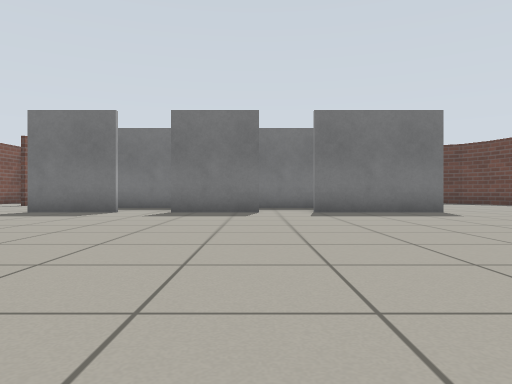
view 1 (above)

21 first-person views from a walk through a world built for the Gazebo simulator. The camera is 0.5 m above the floor, looks level and sees 70° across. The floor is counted in squares, 1 m on a side. Each view is taken from the middle of a square. On the plan, view 1 faces up. The plan holds only what a view shows up to about 9 squares ahead; the rest is blank.

view 2
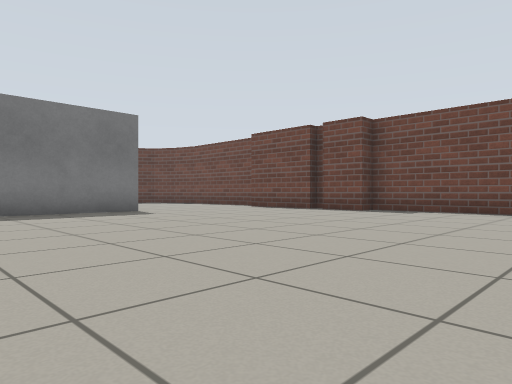

view 3
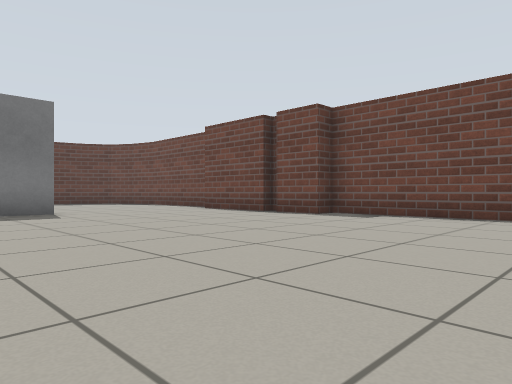

view 4
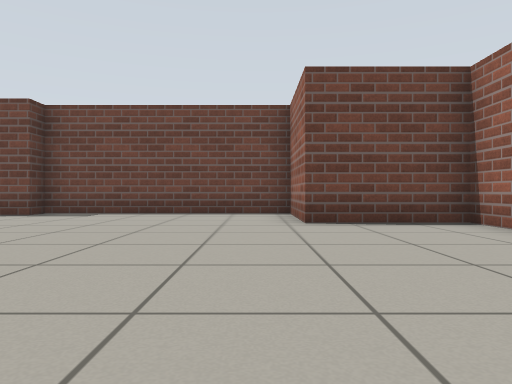

view 5
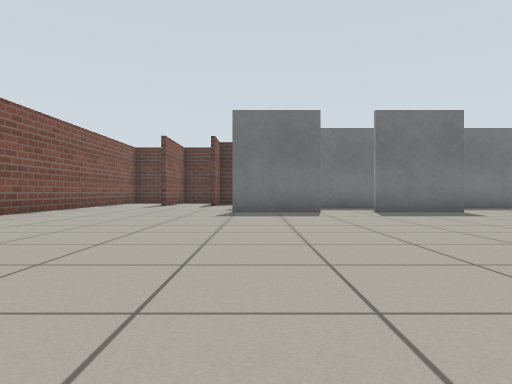

view 6
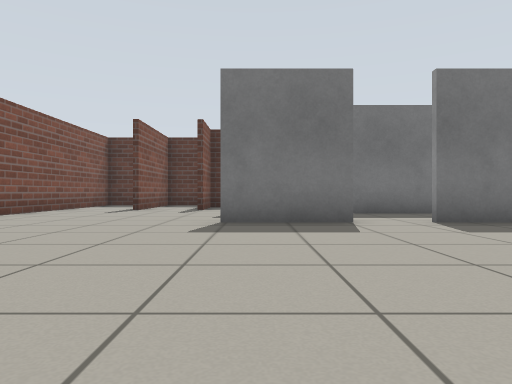

view 7
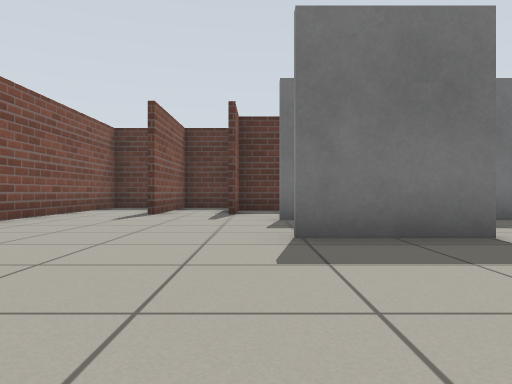

view 8
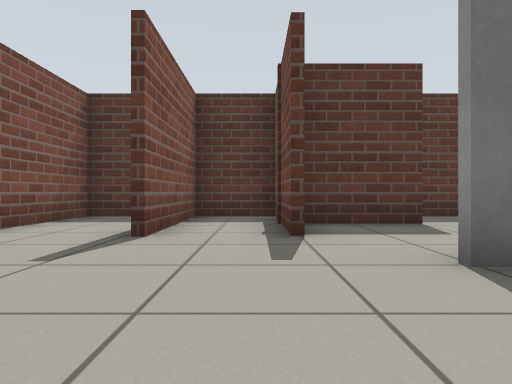

view 9
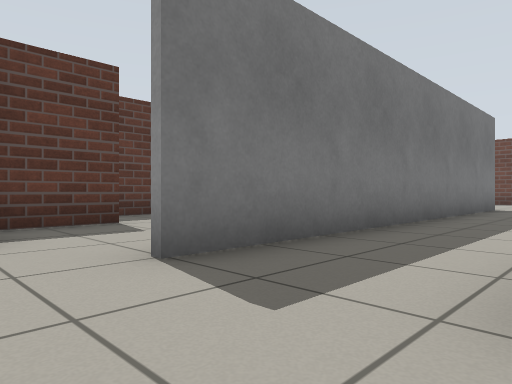

view 10
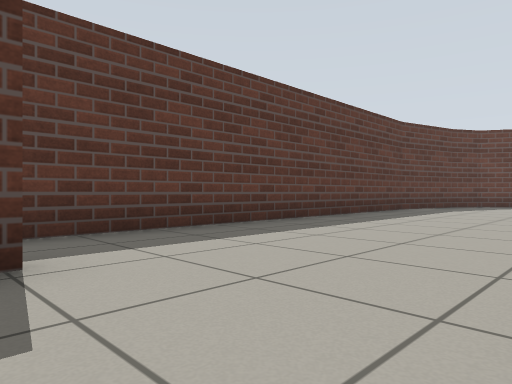

view 11
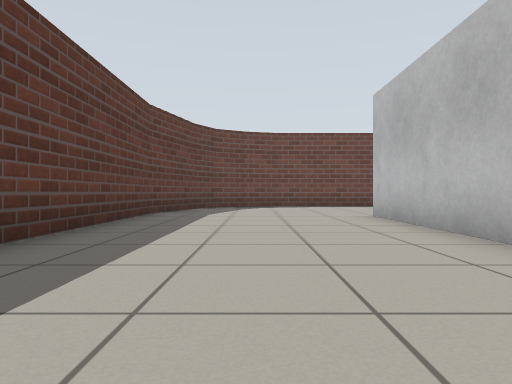

view 12
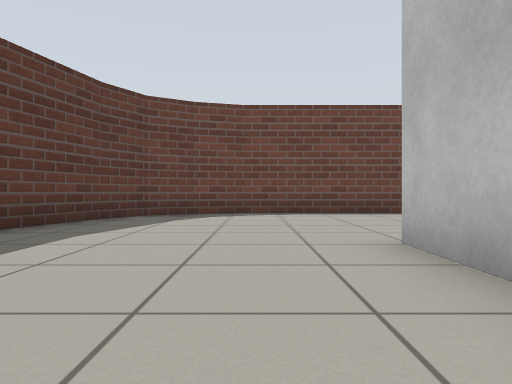

view 13
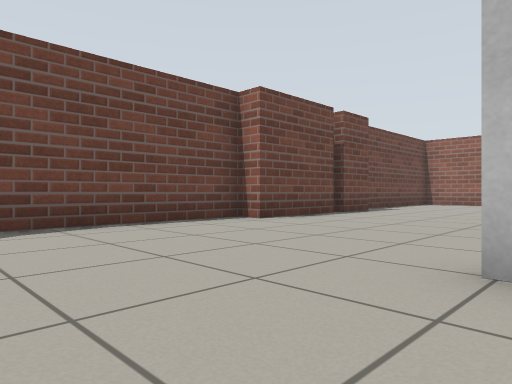

view 14
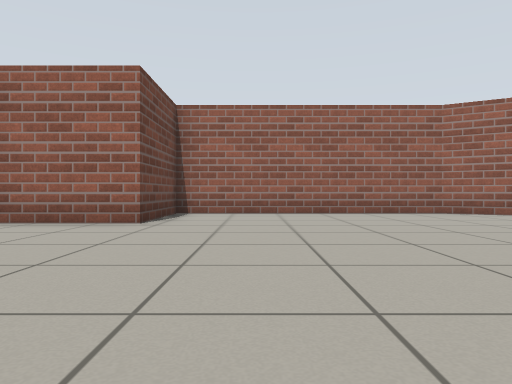

view 15
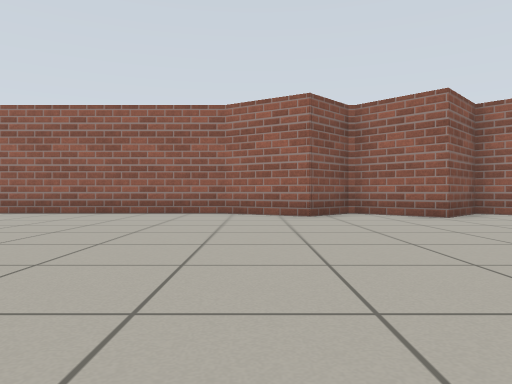

view 16
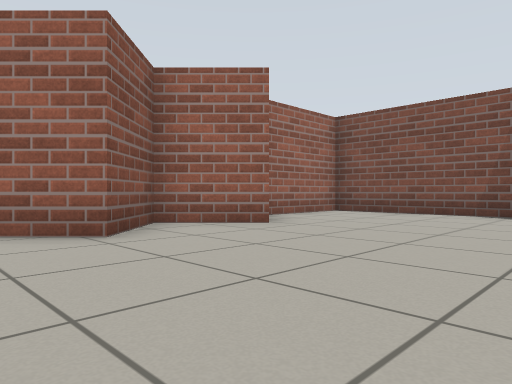

view 17
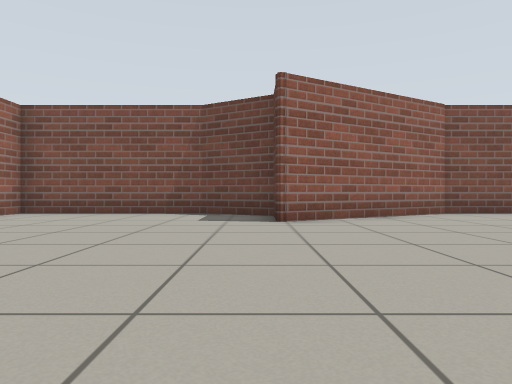

view 18
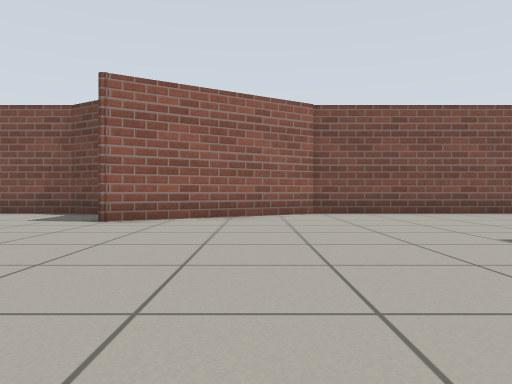

view 19
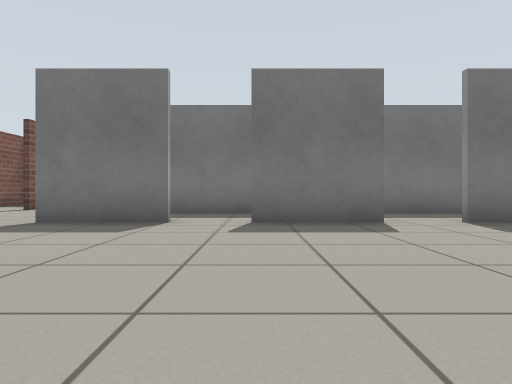

view 20
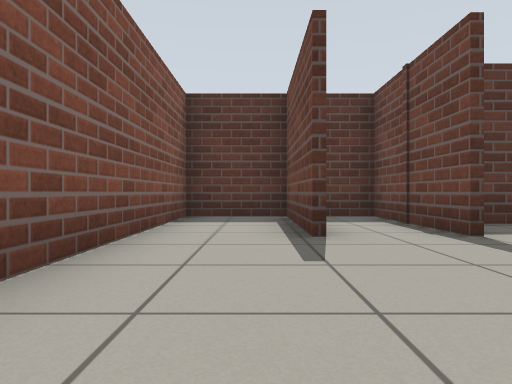

view 21
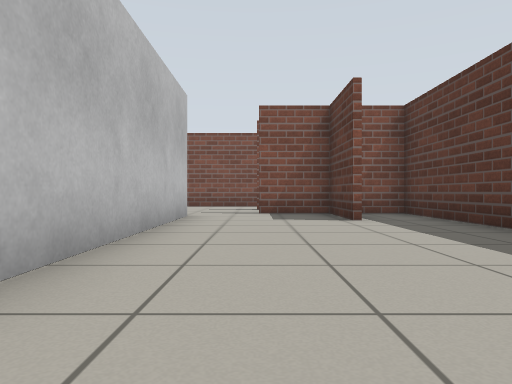

### Floor plan
Key: @ floor where view 1 was taken; # wall or solid block; . floor; L door leaf.
Columns run from 11 left of view 1 to 10 right of it. Each row starts with its distance up from view 1.
 17 ##################
 16 #..##............####
 15 #..####.............#
 14 #..##...............##
 13 #..##................#
 12 #....................#
 11 #.....LLLLLLLLLL.....#
 10 #.............  .....#
  9 #.....LL.LLL.LLL....##
  8 #...................#
  7 #...................#
  6 ##..................#
  5  #..................##
  4  ##..................#
  3  ##..................#
  2  #...................#
  1 ##...................#
  0 #..........@.........#
 -1 #.................####
 -2 #.................#
 -3 #... #######......#
 -4 ####       ########

Where each view was taken, in squares from view 1:
view 1: 0 up, 0 right, facing up
view 2: 0 up, 0 right, facing up-right
view 3: 0 up, 2 right, facing up-right
view 4: 0 up, 1 right, facing right
view 5: 0 up, 5 left, facing up
view 6: 3 up, 5 left, facing up
view 7: 5 up, 6 left, facing up
view 8: 9 up, 7 left, facing up
view 9: 9 up, 7 left, facing up-right
view 10: 12 up, 5 left, facing up-right
view 11: 14 up, 3 left, facing right
view 12: 13 up, 1 right, facing right
view 13: 14 up, 4 right, facing down-right
view 14: 5 up, 5 right, facing down
view 15: 5 up, 0 right, facing down
view 16: 2 up, 2 left, facing down-left
view 17: 2 up, 2 left, facing left
view 18: 5 up, 2 left, facing left
view 19: 3 up, 2 left, facing up
view 20: 9 up, 9 left, facing up
view 21: 13 up, 2 right, facing left
